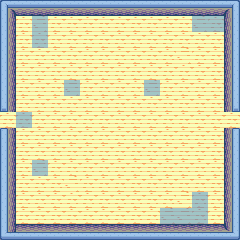

The image is a tile-based game level rendered from a .tmx file. Its description and complete source (layers, tilesets, objects, tile grids) follow:
An orthogonal 15x15 tile map with 16x16 px tiles, 2 tile layers (Background, Collisions) and 22 objects (11x obstacle, 5x platformButton, 2x door, 2x player, weapon, ...).

<map version="1.9" tiledversion="1.9.2" orientation="orthogonal" renderorder="right-down" width="15" height="15" tilewidth="16" tileheight="16" infinite="0" nextlayerid="7" nextobjectid="47">
 <tileset firstgid="1" source="MapTileset.tsx" />
 <layer id="1" name="Background" width="15" height="15">
  <data encoding="csv">
107,207,207,207,207,207,207,207,207,207,207,207,207,207,108,
192,217,169,217,217,217,217,217,217,217,217,217,169,217,190,
192,217,217,217,217,217,217,217,217,217,217,217,217,217,190,
192,217,217,217,217,217,217,217,217,217,217,169,217,217,190,
192,217,217,217,217,217,217,217,217,217,217,217,217,217,190,
192,217,217,217,169,217,217,217,217,169,217,217,217,217,190,
126,217,217,217,217,217,217,217,217,217,217,217,217,217,125,
217,217,217,217,217,217,217,217,217,217,217,217,217,217,217,
110,217,217,217,217,217,217,217,217,217,217,217,217,217,109,
192,217,217,217,217,217,217,217,217,217,217,217,217,217,190,
192,217,169,217,217,217,217,217,217,217,217,217,217,217,190,
192,217,217,217,169,217,217,217,217,217,217,217,217,217,190,
192,217,217,217,217,217,217,217,217,217,217,169,217,217,190,
192,217,217,217,217,217,217,217,217,217,169,169,217,217,190,
123,159,159,159,159,159,159,159,159,159,159,159,159,159,156
</data>
 </layer>
 <objectgroup id="2" name="Objects">
  <object id="22" name="weapon" gid="2" x="112" y="128" width="16" height="16" visible="0">
   <properties>
    <property name="bulletType" type="int" value="0" />
    <property name="offsetShootX" type="float" value="0.5" />
    <property name="offsetShootY" type="float" value="0.5" />
    <property name="reloadTime" type="float" value="0.5" />
    <property name="weaponType" value="bow" />
   </properties>
  </object>
  <object id="25" name="door" gid="2" x="224" y="128" width="16" height="16">
   <properties>
    <property name="roomToGo" type="int" value="1" />
   </properties>
  </object>
  <object id="26" name="door" gid="2" x="0" y="128" width="16" height="16">
   <properties>
    <property name="roomToGo" type="int" value="2" />
   </properties>
  </object>
  <object id="27" name="gate" gid="2" x="16" y="128" width="16" height="16" />
  <object id="28" name="platformButton" gid="2" x="16" y="32" width="16" height="16">
   <properties>
    <property name="sequenceId" type="int" value="4" />
   </properties>
  </object>
  <object id="29" name="platformButton" gid="2" x="176" y="64" width="16" height="16">
   <properties>
    <property name="sequenceId" type="int" value="0" />
   </properties>
  </object>
  <object id="30" name="platformButton" gid="2" x="160" y="144" width="16" height="16">
   <properties>
    <property name="sequenceId" type="int" value="1" />
   </properties>
  </object>
  <object id="31" name="platformButton" gid="2" x="80" y="176" width="16" height="16">
   <properties>
    <property name="sequenceId" type="int" value="2" />
   </properties>
  </object>
  <object id="32" name="platformButton" gid="2" x="176" y="208" width="16" height="16">
   <properties>
    <property name="sequenceId" type="int" value="3" />
   </properties>
  </object>
  <object id="33" name="obstacle" gid="388" x="32" y="32" width="16" height="16" />
  <object id="34" name="obstacle" gid="388" x="192" y="32" width="16" height="16" />
  <object id="35" name="obstacle" gid="388" x="208" y="32" width="16" height="16" />
  <object id="36" name="obstacle" gid="388" x="32" y="48" width="16" height="16" />
  <object id="37" name="obstacle" gid="388" x="144" y="96" width="16" height="16" />
  <object id="38" name="obstacle" gid="388" x="64" y="96" width="16" height="16" />
  <object id="39" name="obstacle" gid="388" x="32" y="176" width="16" height="16" />
  <object id="40" name="obstacle" gid="388" x="192" y="208" width="16" height="16" />
  <object id="41" name="obstacle" gid="388" x="192" y="224" width="16" height="16" />
  <object id="42" name="obstacle" gid="388" x="176" y="224" width="16" height="16" />
  <object id="43" name="obstacle" gid="388" x="160" y="224" width="16" height="16" />
  <object id="44" name="player" gid="450" x="112" y="64" width="16" height="16">
   <properties>
    <property name="startPosition" type="bool" value="true" />
   </properties>
  </object>
  <object id="45" name="player" gid="450" x="208" y="128" width="16" height="16">
   <properties>
    <property name="startPosition" type="bool" value="false" />
   </properties>
  </object>
 </objectgroup>
 <layer id="5" name="Collisions" width="15" height="15" opacity="0.5">
  <data encoding="csv">
237,237,237,237,237,237,237,237,237,237,237,237,237,237,237,
237,0,237,0,0,0,0,0,0,0,0,0,237,237,237,
237,0,237,0,0,0,0,0,0,0,0,0,0,0,237,
237,0,0,0,0,0,0,0,0,0,0,0,0,0,237,
237,0,0,0,0,0,0,0,0,0,0,0,0,0,237,
237,0,0,0,237,0,0,0,0,237,0,0,0,0,237,
237,0,0,0,0,0,0,0,0,0,0,0,0,0,237,
1,237,0,0,0,0,0,0,0,0,0,0,0,0,0,
237,0,0,0,0,0,0,0,0,0,0,0,0,0,237,
237,0,0,0,0,0,0,0,0,0,0,0,0,0,237,
237,0,237,0,0,0,0,0,0,0,0,0,0,0,237,
237,0,0,0,0,0,0,0,0,0,0,0,0,0,237,
237,0,0,0,0,0,0,0,0,0,0,0,237,0,237,
237,0,0,0,0,0,0,0,0,0,237,237,237,0,237,
237,237,237,237,237,237,237,237,237,237,237,237,237,237,237
</data>
 </layer>
</map>